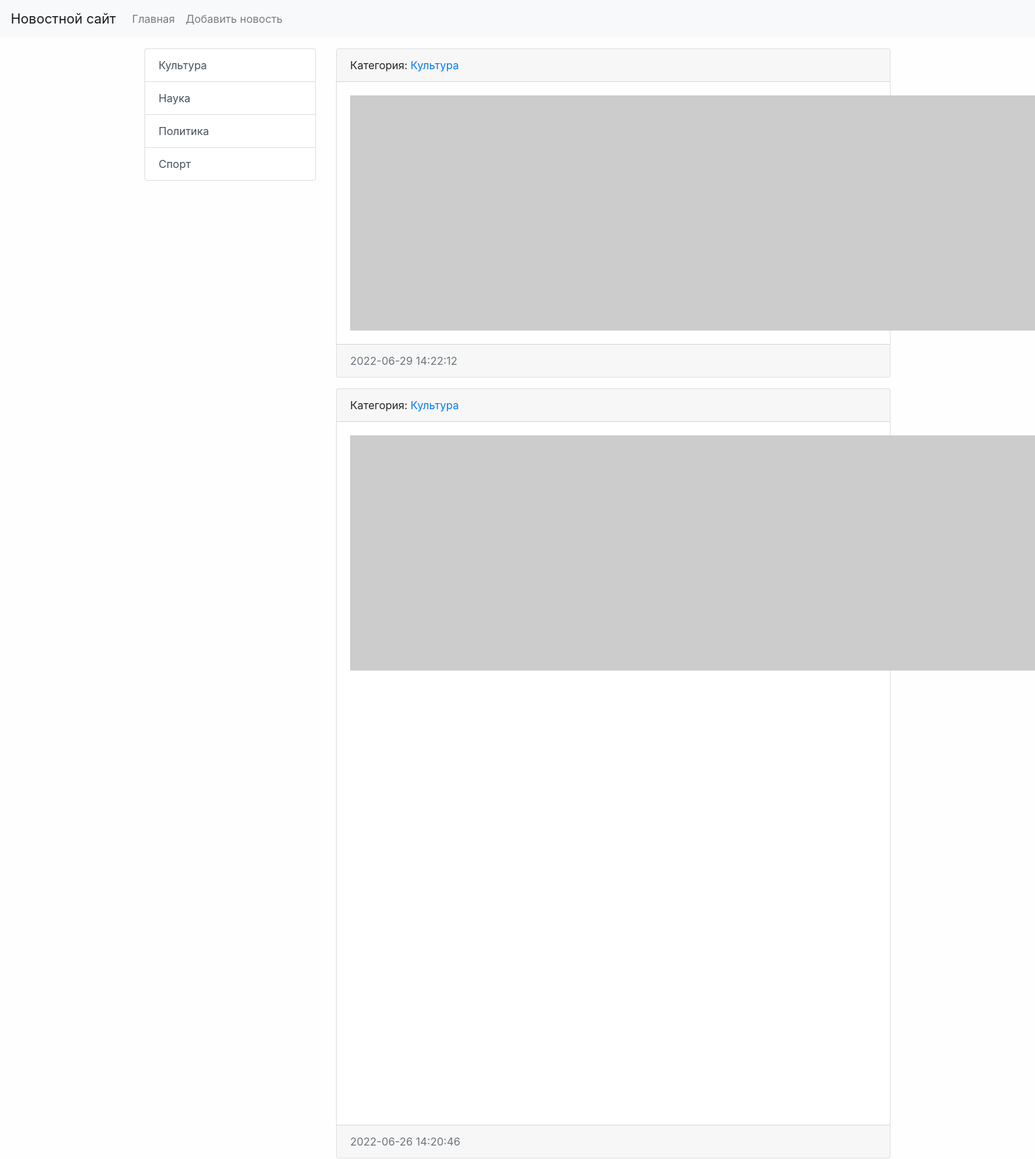
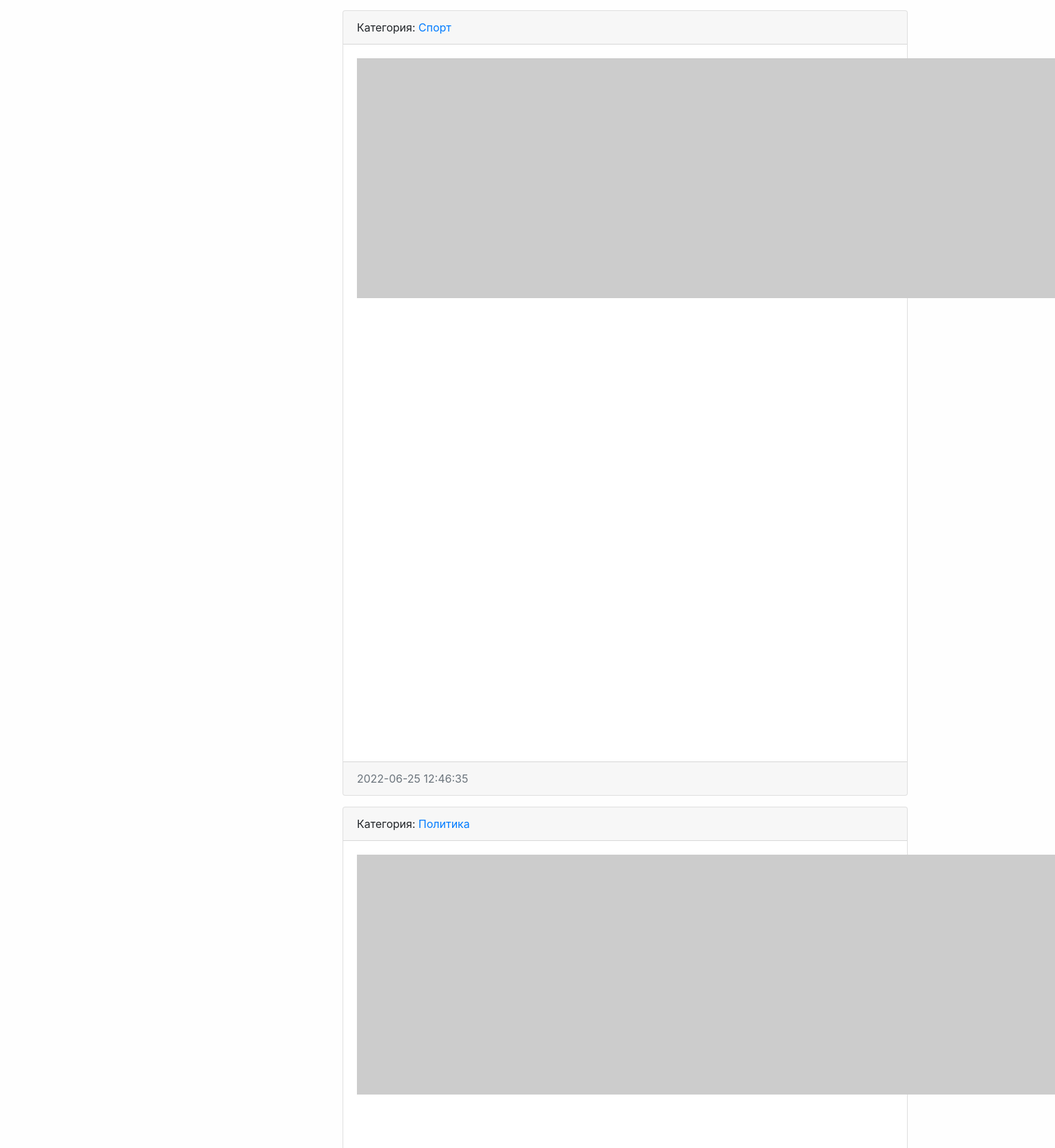
The page / (upper part) on the database its author committed (2 pictures, top to bottom).
### news/models.py (models this page shows, shortened)
class Category(models.Model):
    title = models.CharField(max_length=150, db_index=True, verbose_name='Наименование категории')
    def get_absolute_url(self):
        return reverse('category', kwargs={"category_id": self.pk})
    class Meta:
        verbose_name = 'Категория'
        verbose_name_plural = 'Категрии'
        ordering = ['title']

class News(models.Model):
    title = models.CharField(max_length=150, verbose_name='Наименование')
    content = models.TextField(blank=True, verbose_name='Контент')
    created_at = models.DateTimeField(auto_now_add=True, verbose_name='Дата публикации')
    updated_at = models.DateTimeField(auto_now=True, verbose_name='Обнавлено')
    photo = models.ImageField(upload_to='photos/%Y/%m/%d/', verbose_name='Фото', blank=True)
    is_published = models.BooleanField(default=True, verbose_name='Опубликовано')
    category = models.ForeignKey('Category', on_delete=models.PROTECT,
                                 verbose_name='Категория')
    def get_absolute_url(self):
        return reverse('view_news', kwargs={"pk": self.pk})
    class Meta:
        verbose_name = 'Новость'
        verbose_name_plural = 'Новости'
        ordering = ['-created_at', 'title']

### news/views.py (the view)
# urls.py: path('', HomeNews.as_view(), name='home'),
class HomeNews(ListView):
    model = News
    template_name = 'news/home_news_list.html'
    context_object_name = 'news'
    def get_context_data(self, *, object_list=None, **kwargs):
        context = super(HomeNews, self).get_context_data(**kwargs)
        context['title'] = 'Главная страница'
        return context
    def get_queryset(self):
        return News.objects.filter(is_published=True)

### news/templatetags/news_tags.py (called while the page is built)
@register.simple_tag(name='get_list_categories')
def get_categories():
    return Category.objects.all()

@register.inclusion_tag('news/list_categories.html')
def show_categories():
    categories = get_categories()
    return {'categories': categories}

### news/templates/news/home_news_list.html (shortened to what this page needs)
{% extends "base.html" %}
{% block sidebar %}
{% include 'inc/_sidebar.html' %}
{% endblock%}
{% block content %}
{% for item in news %}
<div class="card mb-3">
    <div class="card-header">
        Категория: <a href="{{ item.category.get_absolute_url }}"> {{ item.category.title }} </a>
    </div>
    <div class="card-body">
        <div class="media">
            {% if item.photo %}
            <img src="{{ item.photo.url }}" , alt="" , width="350" , class="mr-3">
            {% else %}
            <img src="https://picsum.photos/id/1060/350/462/?blur=2" , alt="" , class="mr-3">
            {% endif %}
        </div>
    </div>
    <div class="card-footer text-muted">
        {{ item.created_at|date:"Y-m-d H:i:s" }}
    </div>
</div>
{% endfor %}
{% endblock%}

### news/templates/news/list_categories.html
<div class="list-group">
    {% for item in categories %}
    <a href="{{ item.get_absolute_url }}" class="list-group-item list-group-item-action">{{ item.title }}</a>
    {% endfor %}
</div>

### mysite/static/css/style.css (style rules this page uses)
body { background-color: #fefefe; }

### rows shown on the page
Category: title "Культура"
Category: title "Наука"
Category: title "Политика"
Category: title "Спорт"
News: category "Культура", created_at "2022-06-29 14:22:12"
News: category "Культура", created_at "2022-06-26 14:20:46"
News: category "Спорт", created_at "2022-06-25 12:46:35"
News: category "Политика"
